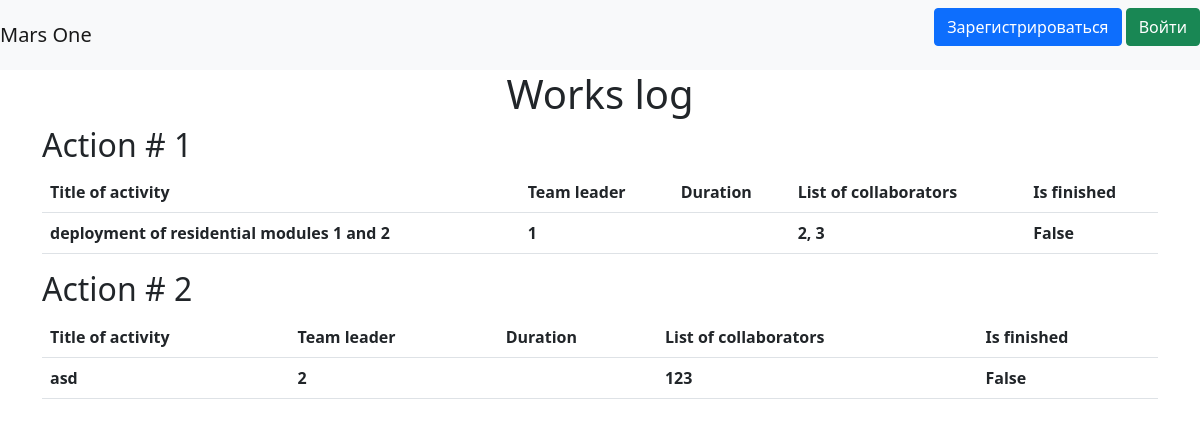
Before: / with the older database file.
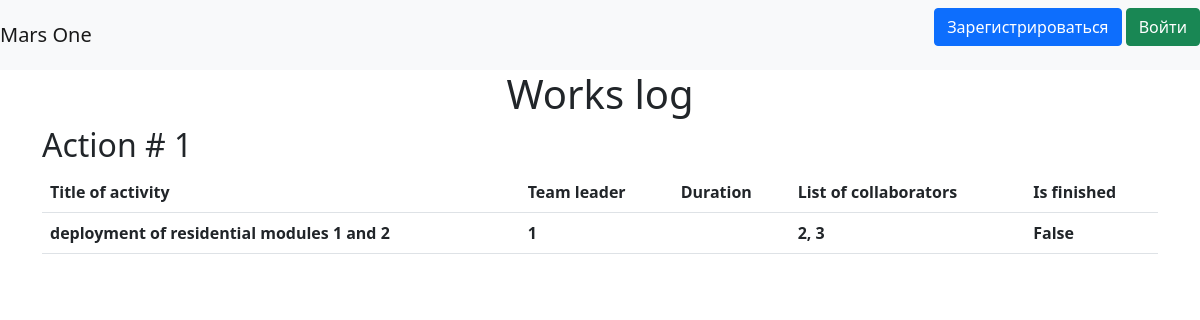
After: the same page with the newer database file.
### data/jobs.py (models this page shows)
class Job(SqlAlchemyBase):
    __tablename__ = 'jobs'
    id = sqlalchemy.Column(sqlalchemy.Integer,
                           primary_key=True, autoincrement=True)
    team_leader = sqlalchemy.Column(sqlalchemy.Integer)
    job = sqlalchemy.Column(sqlalchemy.String, nullable=True)
    work_size = sqlalchemy.Column(sqlalchemy.Integer, nullable=True)
    collaborators = sqlalchemy.Column(sqlalchemy.String, nullable=True)
    start_date = sqlalchemy.Column(sqlalchemy.DateTime, default=datetime.datetime.now)
    end_date = sqlalchemy.Column(sqlalchemy.DateTime, nullable=True)
    is_finished = sqlalchemy.Column(sqlalchemy.Boolean)

### main.py (the view)
@app.route("/")
def index():
    db_sess = db_session.create_session()
    jobs = db_sess.query(Job)
    return render_template("index.html", jobs=jobs, current_user=current_user)

### data/db_session.py (called while the page is built)
def create_session() -> Session:
    global __factory
    return __factory()

### templates/index.html (shortened to what this page needs)
{% extends "base.html" %}
{% block content %}
    <h1 align="center">Works log</h1>
    {% for job in jobs %}
<h2>Action # {{ job.id }}</h2>
    <table class="table">
        <tr>
            <th>Title of activity</th>
            <th>Team leader</th>
            <th>Duration</th>
            <th>List of collaborators</th>
            <th>Is finished</th>
        </tr>
        <tr>
            <th>{{job.job}}</th>
            <th>{{job.team_leader}}</th>
            <th>{{job.duration}}</th>
            <th>{{job.collaborators}}</th>
            <th>{{job.is_finished}}</th>
        </tr>
        </table>
    {% endfor %}
{% endblock %}

### templates/base.html (shortened to what this page needs)
<!doctype html>
<html lang="en">
<head>
    <link rel="stylesheet" href="https://stackpath.bootstrapcdn.com/bootstrap/5.0.0-alpha1/css/bootstrap.min.css">
</head>
<body>
<header>
    <nav class="navbar navbar-light bg-light">
        <a class="navbar-brand" href="#">Mars One</a>
        {% if current_user.is_authenticated %}
            <a class="navbar-brand" href="/logout">{{ current_user.name }}</a>
        {% else %}
            <p>
                <a class="btn btn-primary " href="/register">Зарегистрироваться</a>
                <a class="btn btn-success" href="/login">Войти</a>
            </p>
        {% endif %}
    </nav>
</header>
<main role="main" class="container">
    {% block content %}{% endblock %}
</main>
</body>
</html>

Changed rows visible on the page:
removed Job: id "2", job "asd", team_leader "2", collaborators "123", is_finished "False"
